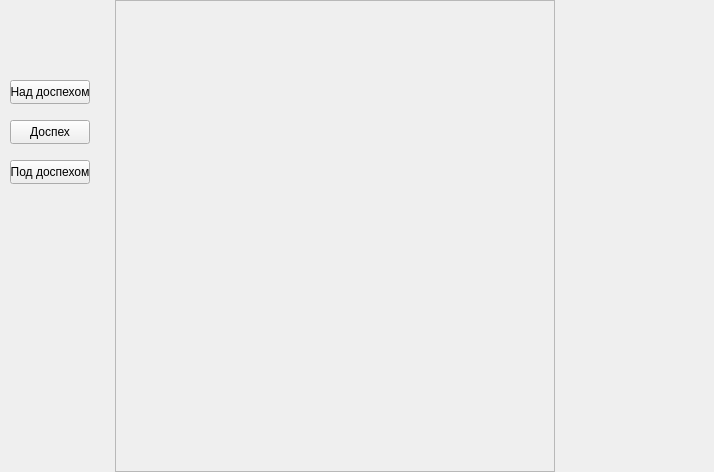
<?xml version="1.0" encoding="UTF-8"?>
<ui version="4.0">
 <class>CharacterEquipment</class>
 <widget class="QWidget" name="CharacterEquipment">
  <property name="geometry">
   <rect>
    <x>0</x>
    <y>0</y>
    <width>714</width>
    <height>472</height>
   </rect>
  </property>
  <property name="windowTitle">
   <string>Form</string>
  </property>
  <widget class="QFrame" name="EquipmentWrapper">
   <property name="geometry">
    <rect>
     <x>115</x>
     <y>0</y>
     <width>440</width>
     <height>472</height>
    </rect>
   </property>
   <property name="frameShape">
    <enum>QFrame::StyledPanel</enum>
   </property>
   <property name="frameShadow">
    <enum>QFrame::Raised</enum>
   </property>
   <widget class="QLabel" name="CharacterDoll">
    <property name="geometry">
     <rect>
      <x>162</x>
      <y>3</y>
      <width>240</width>
      <height>454</height>
     </rect>
    </property>
    <property name="styleSheet">
     <string notr="true">background-image: url(:/Character-Equipment/Textures PNG/Character-Equipment.png);</string>
    </property>
    <property name="text">
     <string/>
    </property>
   </widget>
   <widget class="QStackedWidget" name="CellsStackedWidget">
    <property name="geometry">
     <rect>
      <x>77</x>
      <y>0</y>
      <width>354</width>
      <height>472</height>
     </rect>
    </property>
    <property name="styleSheet">
     <string notr="true">background: transparent;</string>
    </property>
    <property name="currentIndex">
     <number>1</number>
    </property>
    <widget class="QWidget" name="UnderArmor">
     <widget class="InventoryCell" name="BalaclavaHelmet" native="true">
      <property name="geometry">
       <rect>
        <x>144</x>
        <y>0</y>
        <width>68</width>
        <height>68</height>
       </rect>
      </property>
      <property name="mouseTracking">
       <bool>true</bool>
      </property>
      <property name="acceptDrops">
       <bool>true</bool>
      </property>
     </widget>
     <widget class="InventoryCell" name="Clothes" native="true">
      <property name="geometry">
       <rect>
        <x>144</x>
        <y>151</y>
        <width>68</width>
        <height>68</height>
       </rect>
      </property>
      <property name="mouseTracking">
       <bool>true</bool>
      </property>
      <property name="acceptDrops">
       <bool>true</bool>
      </property>
     </widget>
     <widget class="InventoryCell" name="Pants" native="true">
      <property name="geometry">
       <rect>
        <x>144</x>
        <y>233</y>
        <width>68</width>
        <height>68</height>
       </rect>
      </property>
      <property name="mouseTracking">
       <bool>true</bool>
      </property>
      <property name="acceptDrops">
       <bool>true</bool>
      </property>
     </widget>
     <widget class="InventoryCell" name="LeftGlove" native="true">
      <property name="geometry">
       <rect>
        <x>216</x>
        <y>225</y>
        <width>68</width>
        <height>68</height>
       </rect>
      </property>
      <property name="mouseTracking">
       <bool>true</bool>
      </property>
      <property name="acceptDrops">
       <bool>true</bool>
      </property>
     </widget>
     <widget class="InventoryCell" name="RightGlove" native="true">
      <property name="geometry">
       <rect>
        <x>72</x>
        <y>225</y>
        <width>68</width>
        <height>68</height>
       </rect>
      </property>
      <property name="mouseTracking">
       <bool>true</bool>
      </property>
      <property name="acceptDrops">
       <bool>true</bool>
      </property>
     </widget>
    </widget>
    <widget class="QWidget" name="Armor">
     <widget class="InventoryCell" name="Helmet" native="true">
      <property name="geometry">
       <rect>
        <x>144</x>
        <y>0</y>
        <width>68</width>
        <height>68</height>
       </rect>
      </property>
      <property name="mouseTracking">
       <bool>true</bool>
      </property>
      <property name="acceptDrops">
       <bool>true</bool>
      </property>
     </widget>
     <widget class="InventoryCell" name="Gorget" native="true">
      <property name="geometry">
       <rect>
        <x>144</x>
        <y>69</y>
        <width>68</width>
        <height>68</height>
       </rect>
      </property>
      <property name="mouseTracking">
       <bool>true</bool>
      </property>
      <property name="acceptDrops">
       <bool>true</bool>
      </property>
     </widget>
     <widget class="InventoryCell" name="RightPauldron" native="true">
      <property name="geometry">
       <rect>
        <x>75</x>
        <y>73</y>
        <width>68</width>
        <height>68</height>
       </rect>
      </property>
      <property name="mouseTracking">
       <bool>true</bool>
      </property>
      <property name="acceptDrops">
       <bool>true</bool>
      </property>
     </widget>
     <widget class="InventoryCell" name="LeftPauldron" native="true">
      <property name="geometry">
       <rect>
        <x>212</x>
        <y>73</y>
        <width>68</width>
        <height>68</height>
       </rect>
      </property>
      <property name="mouseTracking">
       <bool>true</bool>
      </property>
      <property name="acceptDrops">
       <bool>true</bool>
      </property>
     </widget>
     <widget class="InventoryCell" name="Breastplate" native="true">
      <property name="geometry">
       <rect>
        <x>144</x>
        <y>151</y>
        <width>68</width>
        <height>68</height>
       </rect>
      </property>
      <property name="mouseTracking">
       <bool>true</bool>
      </property>
      <property name="acceptDrops">
       <bool>true</bool>
      </property>
     </widget>
     <widget class="InventoryCell" name="RightBrace" native="true">
      <property name="geometry">
       <rect>
        <x>72</x>
        <y>157</y>
        <width>68</width>
        <height>68</height>
       </rect>
      </property>
      <property name="mouseTracking">
       <bool>true</bool>
      </property>
      <property name="acceptDrops">
       <bool>true</bool>
      </property>
     </widget>
     <widget class="InventoryCell" name="LeftBrace" native="true">
      <property name="geometry">
       <rect>
        <x>216</x>
        <y>157</y>
        <width>68</width>
        <height>68</height>
       </rect>
      </property>
      <property name="mouseTracking">
       <bool>true</bool>
      </property>
      <property name="acceptDrops">
       <bool>true</bool>
      </property>
     </widget>
     <widget class="InventoryCell" name="RightGauntlet" native="true">
      <property name="geometry">
       <rect>
        <x>72</x>
        <y>225</y>
        <width>68</width>
        <height>68</height>
       </rect>
      </property>
      <property name="mouseTracking">
       <bool>true</bool>
      </property>
      <property name="acceptDrops">
       <bool>true</bool>
      </property>
     </widget>
     <widget class="InventoryCell" name="LeftGauntlet" native="true">
      <property name="geometry">
       <rect>
        <x>216</x>
        <y>225</y>
        <width>68</width>
        <height>68</height>
       </rect>
      </property>
      <property name="mouseTracking">
       <bool>true</bool>
      </property>
      <property name="acceptDrops">
       <bool>true</bool>
      </property>
     </widget>
     <widget class="InventoryCell" name="RightGreave" native="true">
      <property name="geometry">
       <rect>
        <x>113</x>
        <y>295</y>
        <width>68</width>
        <height>68</height>
       </rect>
      </property>
      <property name="mouseTracking">
       <bool>true</bool>
      </property>
      <property name="acceptDrops">
       <bool>true</bool>
      </property>
     </widget>
     <widget class="InventoryCell" name="LeftGreave" native="true">
      <property name="geometry">
       <rect>
        <x>181</x>
        <y>295</y>
        <width>68</width>
        <height>68</height>
       </rect>
      </property>
      <property name="mouseTracking">
       <bool>true</bool>
      </property>
      <property name="acceptDrops">
       <bool>true</bool>
      </property>
     </widget>
     <widget class="InventoryCell" name="RightBoot" native="true">
      <property name="geometry">
       <rect>
        <x>113</x>
        <y>396</y>
        <width>68</width>
        <height>68</height>
       </rect>
      </property>
      <property name="mouseTracking">
       <bool>true</bool>
      </property>
      <property name="acceptDrops">
       <bool>true</bool>
      </property>
     </widget>
     <widget class="InventoryCell" name="LeftBoot" native="true">
      <property name="geometry">
       <rect>
        <x>181</x>
        <y>396</y>
        <width>68</width>
        <height>68</height>
       </rect>
      </property>
      <property name="mouseTracking">
       <bool>true</bool>
      </property>
      <property name="acceptDrops">
       <bool>true</bool>
      </property>
     </widget>
    </widget>
    <widget class="QWidget" name="OverArmor">
     <property name="enabled">
      <bool>true</bool>
     </property>
     <property name="styleSheet">
      <string notr="true"/>
     </property>
     <widget class="InventoryCell" name="Cap" native="true">
      <property name="geometry">
       <rect>
        <x>144</x>
        <y>0</y>
        <width>68</width>
        <height>68</height>
       </rect>
      </property>
      <property name="mouseTracking">
       <bool>true</bool>
      </property>
      <property name="acceptDrops">
       <bool>true</bool>
      </property>
     </widget>
     <widget class="InventoryCell" name="Mantle" native="true">
      <property name="geometry">
       <rect>
        <x>144</x>
        <y>151</y>
        <width>68</width>
        <height>68</height>
       </rect>
      </property>
      <property name="mouseTracking">
       <bool>true</bool>
      </property>
      <property name="acceptDrops">
       <bool>true</bool>
      </property>
     </widget>
     <widget class="InventoryCell" name="Cloak" native="true">
      <property name="geometry">
       <rect>
        <x>267</x>
        <y>314</y>
        <width>68</width>
        <height>68</height>
       </rect>
      </property>
      <property name="mouseTracking">
       <bool>true</bool>
      </property>
      <property name="acceptDrops">
       <bool>true</bool>
      </property>
     </widget>
    </widget>
   </widget>
   <widget class="QLabel" name="PistolLabel">
    <property name="geometry">
     <rect>
      <x>26</x>
      <y>322</y>
      <width>69</width>
      <height>123</height>
     </rect>
    </property>
    <property name="styleSheet">
     <string notr="true">background-image: url(:/Character-Equipment/Textures PNG/Equipment-Pistol.png);</string>
    </property>
    <property name="text">
     <string/>
    </property>
   </widget>
   <widget class="QLabel" name="CrossbowBoltsLabel">
    <property name="geometry">
     <rect>
      <x>72</x>
      <y>395</y>
      <width>73</width>
      <height>77</height>
     </rect>
    </property>
    <property name="styleSheet">
     <string notr="true">background-image: url(:/Character-Equipment/Textures PNG/Equipment-Crossbow-Bolts.png);</string>
    </property>
    <property name="text">
     <string/>
    </property>
   </widget>
   <widget class="QLabel" name="ArrowsLabel">
    <property name="geometry">
     <rect>
      <x>107</x>
      <y>321</y>
      <width>72</width>
      <height>77</height>
     </rect>
    </property>
    <property name="styleSheet">
     <string notr="true">background-image: url(:/Character-Equipment/Textures PNG/Equipment-Arrow.png);</string>
    </property>
    <property name="text">
     <string/>
    </property>
   </widget>
   <widget class="QLabel" name="BagLabel">
    <property name="geometry">
     <rect>
      <x>355</x>
      <y>21</y>
      <width>84</width>
      <height>82</height>
     </rect>
    </property>
    <property name="styleSheet">
     <string notr="true">background-image: url(:/Character-Equipment/Textures PNG/Equipment-Bag.png);</string>
    </property>
    <property name="text">
     <string/>
    </property>
   </widget>
   <widget class="InventoryCell" name="Gunpowder" native="true">
    <property name="geometry">
     <rect>
      <x>0</x>
      <y>385</y>
      <width>68</width>
      <height>68</height>
     </rect>
    </property>
    <property name="mouseTracking">
     <bool>true</bool>
    </property>
    <property name="acceptDrops">
     <bool>true</bool>
    </property>
   </widget>
   <widget class="InventoryCell" name="Bullets" native="true">
    <property name="geometry">
     <rect>
      <x>39</x>
      <y>313</y>
      <width>68</width>
      <height>68</height>
     </rect>
    </property>
    <property name="mouseTracking">
     <bool>true</bool>
    </property>
    <property name="acceptDrops">
     <bool>true</bool>
    </property>
   </widget>
   <widget class="InventoryCell" name="Arrows" native="true">
    <property name="geometry">
     <rect>
      <x>118</x>
      <y>313</y>
      <width>68</width>
      <height>68</height>
     </rect>
    </property>
    <property name="mouseTracking">
     <bool>true</bool>
    </property>
    <property name="acceptDrops">
     <bool>true</bool>
    </property>
   </widget>
   <widget class="InventoryCell" name="Bolts" native="true">
    <property name="geometry">
     <rect>
      <x>79</x>
      <y>385</y>
      <width>68</width>
      <height>68</height>
     </rect>
    </property>
    <property name="mouseTracking">
     <bool>true</bool>
    </property>
    <property name="acceptDrops">
     <bool>true</bool>
    </property>
   </widget>
   <widget class="InventoryCell" name="Bag" native="true">
    <property name="geometry">
     <rect>
      <x>369</x>
      <y>43</y>
      <width>68</width>
      <height>84</height>
     </rect>
    </property>
    <property name="mouseTracking">
     <bool>true</bool>
    </property>
    <property name="acceptDrops">
     <bool>true</bool>
    </property>
   </widget>
   <widget class="InventoryCell" name="RightDecoration" native="true">
    <property name="geometry">
     <rect>
      <x>79</x>
      <y>148</y>
      <width>68</width>
      <height>84</height>
     </rect>
    </property>
    <property name="mouseTracking">
     <bool>true</bool>
    </property>
    <property name="acceptDrops">
     <bool>true</bool>
    </property>
   </widget>
   <widget class="InventoryCell" name="LeftDecoration" native="true">
    <property name="geometry">
     <rect>
      <x>365</x>
      <y>148</y>
      <width>68</width>
      <height>84</height>
     </rect>
    </property>
    <property name="mouseTracking">
     <bool>true</bool>
    </property>
    <property name="acceptDrops">
     <bool>true</bool>
    </property>
   </widget>
   <widget class="InventoryCell" name="RightHand" native="true">
    <property name="geometry">
     <rect>
      <x>79</x>
      <y>231</y>
      <width>68</width>
      <height>68</height>
     </rect>
    </property>
    <property name="mouseTracking">
     <bool>true</bool>
    </property>
    <property name="acceptDrops">
     <bool>true</bool>
    </property>
   </widget>
   <widget class="InventoryCell" name="LeftHand" native="true">
    <property name="geometry">
     <rect>
      <x>365</x>
      <y>231</y>
      <width>68</width>
      <height>68</height>
     </rect>
    </property>
    <property name="mouseTracking">
     <bool>true</bool>
    </property>
    <property name="acceptDrops">
     <bool>true</bool>
    </property>
   </widget>
   <zorder>BagLabel</zorder>
   <zorder>ArrowsLabel</zorder>
   <zorder>CrossbowBoltsLabel</zorder>
   <zorder>PistolLabel</zorder>
   <zorder>CharacterDoll</zorder>
   <zorder>CellsStackedWidget</zorder>
   <zorder>Gunpowder</zorder>
   <zorder>Bullets</zorder>
   <zorder>Arrows</zorder>
   <zorder>Bolts</zorder>
   <zorder>Bag</zorder>
   <zorder>RightDecoration</zorder>
   <zorder>LeftDecoration</zorder>
   <zorder>RightHand</zorder>
   <zorder>LeftHand</zorder>
  </widget>
  <widget class="QPushButton" name="OverArmorButton">
   <property name="geometry">
    <rect>
     <x>10</x>
     <y>80</y>
     <width>80</width>
     <height>24</height>
    </rect>
   </property>
   <property name="text">
    <string>Над доспехом</string>
   </property>
  </widget>
  <widget class="QPushButton" name="ArmorButton">
   <property name="geometry">
    <rect>
     <x>10</x>
     <y>120</y>
     <width>80</width>
     <height>24</height>
    </rect>
   </property>
   <property name="text">
    <string>Доспех</string>
   </property>
  </widget>
  <widget class="QPushButton" name="UnderArmorButton">
   <property name="geometry">
    <rect>
     <x>10</x>
     <y>160</y>
     <width>80</width>
     <height>24</height>
    </rect>
   </property>
   <property name="text">
    <string>Под доспехом</string>
   </property>
  </widget>
 </widget>
 <customwidgets>
  <customwidget>
   <class>InventoryCell</class>
   <extends>QWidget</extends>
   <header location="global">CustomWidgets/InventoryCell/inventorycell.h</header>
   <container>1</container>
  </customwidget>
 </customwidgets>
 <resources/>
 <connections/>
</ui>
